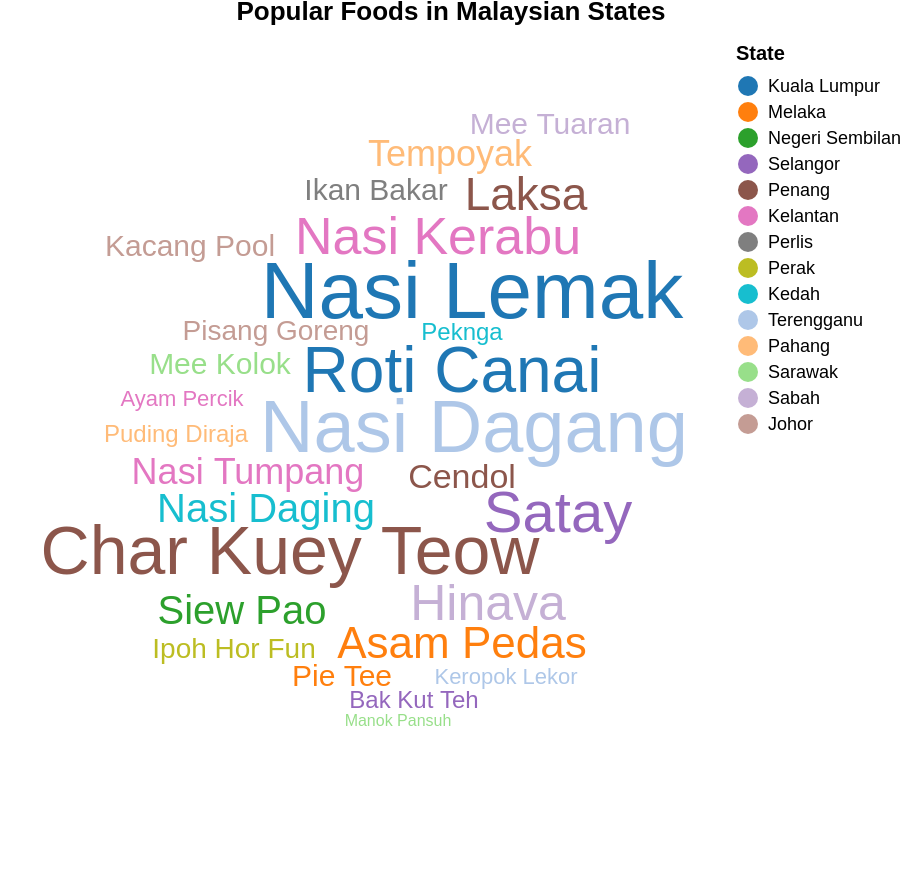

Vega-Lite specification stored for this chart:
### Vega specification from a JSON file in a GitHub repository (floating-point values rounded to 4 significant figures)
{"$schema": "https://vega.github.io/schema/vega/v5.json", "title": {"text": "Popular Foods in Malaysian States", "anchor": "middle", "dy": -5}, "width": 350, "height": 420, "padding": 0, "signals": [{"name": "selectedState", "value": "All States", "bind": {"input": "select", "name": "Choose a state: ", "options": ["All States", "Kuala Lumpur", "Penang", "Kelantan", "Perlis", "Perak", "Kedah", "Terengganu", "Pahang", "Sarawak", "Sabah", "Johor", "Melaka", "Negeri Sembilan", "Selangor"]}}], "data": [{"name": "raw", "values": [{"food": "Nasi Lemak", "state": "Kuala Lumpur", "popularity": 95}, {"food": "Roti Canai", "state": "Kuala Lumpur", "popularity": 88}, {"food": "Asam Pedas", "state": "Melaka", "popularity": 79}, {"food": "Siew Pao", "state": "Negeri Sembilan", "popularity": 77}, {"food": "Satay", "state": "Selangor", "popularity": 85}, {"food": "Laksa", "state": "Penang", "popularity": 80}, {"food": "Cendol", "state": "Penang", "popularity": 75}, {"food": "Char Kuey Teow", "state": "Penang", "popularity": 90}, {"food": "Nasi Kerabu", "state": "Kelantan", "popularity": 83}, {"food": "Nasi Tumpang", "state": "Kelantan", "popularity": 76}, {"food": "Ayam Percik", "state": "Kelantan", "popularity": 70}, {"food": "Ikan Bakar", "state": "Perlis", "popularity": 73}, {"food": "Ipoh Hor Fun", "state": "Perak", "popularity": 72}, {"food": "Nasi Daging", "state": "Kedah", "popularity": 77}, {"food": "Peknga", "state": "Kedah", "popularity": 71}, {"food": "Nasi Dagang", "state": "Terengganu", "popularity": 93}, {"food": "Keropok Lekor", "state": "Terengganu", "popularity": 70}, {"food": "Tempoyak", "state": "Pahang", "popularity": 76}, {"food": "Puding Diraja", "state": "Pahang", "popularity": 71}, {"food": "Mee Kolok", "state": "Sarawak", "popularity": 73}, {"food": "Manok Pansuh", "state": "Sarawak", "popularity": 67}, {"food": "Hinava", "state": "Sabah", "popularity": 82}, {"food": "Mee Tuaran", "state": "Sabah", "popularity": 73}, {"food": "Kacang Pool", "state": "Johor", "popularity": 73}, {"food": "Pisang Goreng", "state": "Johor", "popularity": 72}, {"food": "Pie Tee", "state": "Melaka", "popularity": 73}, {"food": "Bak Kut Teh", "state": "Selangor", "popularity": 71}]}, {"name": "allStatesLayout", "source": "raw", "transform": [{"type": "wordcloud", "size": [370, 420], "text": {"field": "food"}, "font": "sans-serif", "fontSize": {"field": "popularity"}, "fontSizeRange": [8, 40], "rotate": 0, "padding": 1}]}], "scales": [{"name": "stateColor", "type": "ordinal", "domain": {"data": "raw", "field": "state"}, "range": ["#1f77b4", "#ff7f0e", "#2ca02c", "#9467bd", "#8c564b", "#e377c2", "#7f7f7f", "#bcbd22", "#17becf", "#aec7e8", "#ffbb78", "#98df8a", "#c5b0d5", "#c49c94"]}], "legends": [{"fill": "stateColor", "title": "State", "orient": "right", "labelFontSize": 9, "titleFontSize": 10}], "marks": [{"type": "text", "from": {"data": "allStatesLayout"}, "encode": {"enter": {"text": {"field": "food"}, "align": {"value": "center"}, "baseline": {"value": "alphabetic"}, "font": {"value": "sans-serif"}, "fontSize": {"field": "fontSize"}, "x": {"field": "x"}, "y": {"field": "y"}, "angle": {"field": "angle"}, "fill": {"scale": "stateColor", "field": "state"}}, "update": {"opacity": [{"test": "selectedState == 'All States' || datum.state == selectedState", "value": 1}, {"value": 0.1}]}, "hover": {"opacity": {"value": 0.8}}}}]}
